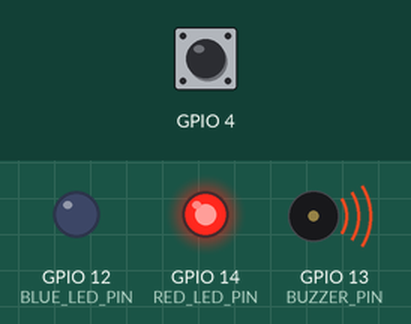
This sketch was run on a simulated ESP32. On the bench: output pins drawn as LEDs (lit = HIGH), buzzer (waves = sounding). Inputs (shaded band) come from the test bench; at power-on: GPIO 4 HIGH.

Above: at 0.07 s.
At 2.62 s:
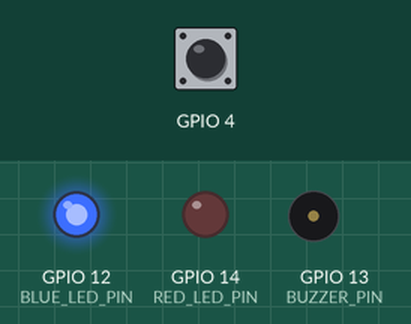
Timing chart, 0 to 3.0 s (numbered marks = the images above):
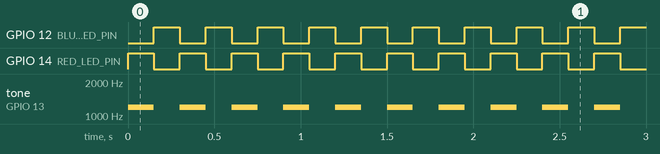

Measured:
- by itself, GPIO 12 (BLUE_LED_PIN), GPIO 14 (RED_LED_PIN): alternates HIGH for 0.15 s and LOW for 0.15 s
- by itself, tone on GPIO 13 (BUZZER_PIN): alternates 1200 Hz for 0.15 s and silent for 0.15 s

The sketch:

buzzer_touch_alarm.ino
```cpp
#define RED_LED_PIN 14
#define BLUE_LED_PIN 12
#define BUZZER_PIN 13

#define TOUCH 300
#define RELEASE 400

void setup() {
  pinMode(RED_LED_PIN, OUTPUT);
  pinMode(BLUE_LED_PIN, OUTPUT);
  pinMode(BUZZER_PIN, OUTPUT);
}

void loop() {
  if (touchRead(T0) < TOUCH) {
    alarm();
  }
  else if (touchRead(T0) > RELEASE) {
    digitalWrite(BLUE_LED_PIN, LOW);
  }
}

void alarm() {
  for(int i = 0; i < 10; i++) {

    digitalWrite(RED_LED_PIN, HIGH);
    digitalWrite(BLUE_LED_PIN, LOW);
    tone(BUZZER_PIN, 1200);
    delay(150);

    digitalWrite(RED_LED_PIN, LOW);
    digitalWrite(BLUE_LED_PIN, HIGH);
    noTone(BUZZER_PIN);
    delay(150);

  }
}
```
